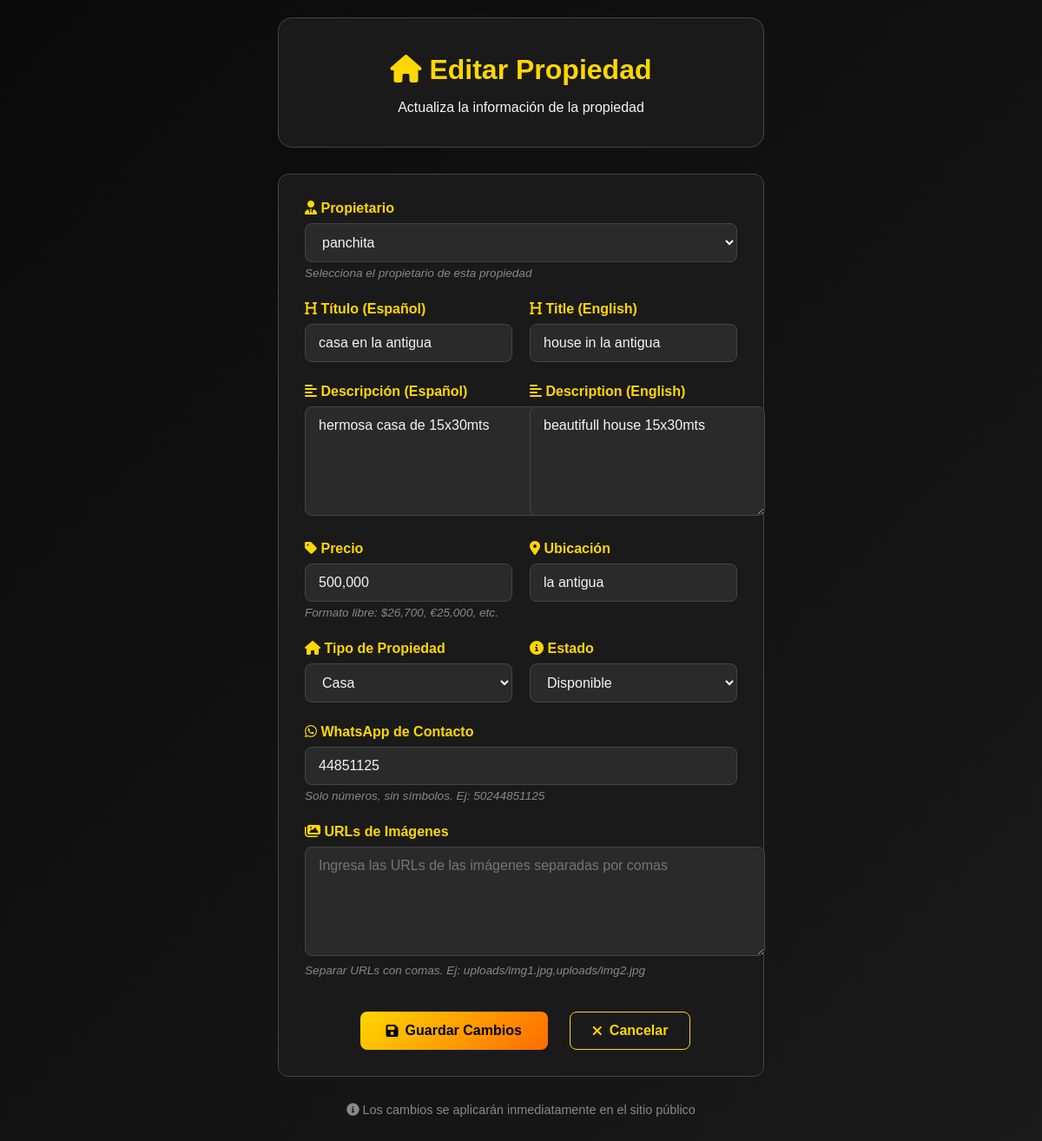
Page /crm/propiedades/editar/1 (signed in) on the committed database.
### tables this page shows
CREATE TABLE propiedades (
                id INTEGER PRIMARY KEY AUTOINCREMENT,
                propietario_id INTEGER,
                titulo_es TEXT NOT NULL,
                descripcion_es TEXT,
                titulo_en TEXT NOT NULL,
                descripcion_en TEXT,
                precio TEXT,
                ubicacion TEXT,
                tipo TEXT,
                estado TEXT DEFAULT 'disponible',
                imagenes TEXT,
                whatsapp TEXT,
                fecha_creacion TEXT NOT NULL,
                activo INTEGER DEFAULT 1,
                FOREIGN KEY (propietario_id) REFERENCES propietarios (id)
            );

CREATE TABLE propietarios (
                id INTEGER PRIMARY KEY AUTOINCREMENT,
                nombre TEXT NOT NULL,
                email TEXT,
                telefono TEXT,
                fecha_registro TEXT NOT NULL,
                activo INTEGER DEFAULT 1
            );

### app.py (the view, shortened to what this page needs)
@app.route('/crm/propiedades/editar/<int:propiedad_id>', methods=['GET', 'POST'])
def crm_editar_propiedad(propiedad_id):
    if not session.get('crm_logged_in'):
        return redirect(url_for('crm_login'))
    propiedades = get_all_propiedades()
    propiedad_actual = next((p for p in propiedades if p['id'] == propiedad_id), None)
    if not propiedad_actual:
        return "Propiedad no encontrada", 404
    propietarios = get_all_propietarios()
    return render_template('crm_editar_propiedad.html',
                         propiedad=propiedad_actual,
                         propietarios=propietarios)

### app.py (called while the page is built)
def get_db_path():
    return 'terrazen.db'

def get_all_propietarios():
    try:
        conn = sqlite3.connect(get_db_path())
        cursor = conn.cursor()
        cursor.execute('SELECT * FROM propietarios WHERE activo = 1 ORDER BY nombre')
        rows = cursor.fetchall()
        propietarios = []
        for row in rows:
            propietarios.append({
                'id': row[0],
                'nombre': row[1],
                'email': row[2],
                'telefono': row[3],
                'fecha_registro': row[4]
            })
        conn.close()
        return propietarios
    except Exception as e:
        print(f"Error obteniendo propietarios: {e}")
        return []

### templates/crm_editar_propiedad.html (shortened to what this page needs)
<!DOCTYPE html>
<html lang="es">
<head>
    <link rel="stylesheet" href="{{ url_for('static', filename='style.css') }}">
    <link rel="stylesheet" href="https://cdnjs.cloudflare.com/ajax/libs/font-awesome/6.4.0/css/all.min.css">
</head>
<body>
    <div class="crm-container">
        <div class="crm-header">
            <h1><i class="fas fa-home"></i> Editar Propiedad</h1>
            <p>Actualiza la información de la propiedad</p>
        </div>
        <div class="form-container">
            <form method="POST">
                <div class="form-group">
                    <label for="propietario_id">
                        <i class="fas fa-user-tie"></i> Propietario
                    </label>
                    <select id="propietario_id" name="propietario_id" required>
                        {% for prop in propietarios %}
                        <option value="{{ prop.id }}"
                                {% if prop.id == propiedad.propietario_id %}selected{% endif %}>
                            {{ prop.nombre }}
                        </option>
                        {% endfor %}
                    </select>
                    <div class="field-info">Selecciona el propietario de esta propiedad</div>
                </div>
                <div class="form-row">
                    <div class="form-group">
                        <label for="titulo_es">
                            <i class="fas fa-heading"></i> Título (Español)
                        </label>
                        <input type="text" id="titulo_es" name="titulo_es"
                               value="{{ propiedad.titulo_es }}"
                               placeholder="Ej: Terreno en Monterrico" required>
                    </div>
                    <div class="form-group">
                        <label for="titulo_en">
                            <i class="fas fa-heading"></i> Title (English)
                        </label>
                        <input type="text" id="titulo_en" name="titulo_en"
                               value="{{ propiedad.titulo_en }}"
                               placeholder="Ej: Land in Monterrico" required>
                    </div>
                </div>
                <div class="form-row">
                    <div class="form-group">
                        <label for="descripcion_es">
                            <i class="fas fa-align-left"></i> Descripción (Español)
                        </label>
                        <textarea id="descripcion_es" name="descripcion_es"
                                  placeholder="Describe la propiedad en español">{{ propiedad.descripcion_es or '' }}</textarea>
                    </div>
                    <div class="form-group">
                        <label for="descripcion_en">
                            <i class="fas fa-align-left"></i> Description (English)
                        </label>
                        <textarea id="descripcion_en" name="descripcion_en"
                                  placeholder="Describe the property in English">{{ propiedad.descripcion_en or '' }}</textarea>
                    </div>
                </div>
                <div class="form-row">
                    <div class="form-group">
                        <label for="precio">
                            <i class="fas fa-tag"></i> Precio
                        </label>
                        <input type="text" id="precio" name="precio"
                               value="{{ propiedad.precio or '' }}"
                               placeholder="Ej: $26,700">
                        <div class="field-info">Formato libre: $26,700, €25,000, etc.</div>
                    </div>
                    <div class="form-group">
                        <label for="ubicacion">
                            <i class="fas fa-map-marker-alt"></i> Ubicación
                        </label>
                        <input type="text" id="ubicacion" name="ubicacion"
                               value="{{ propiedad.ubicacion or '' }}"
                               placeholder="Ej: Monterrico, Guatemala">
                    </div>
                </div>
                <div class="form-row">
                    <div class="form-group">
                        <label for="tipo">
                            <i class="fas fa-home"></i> Tipo de Propiedad
                        </label>
                        <select id="tipo" name="tipo">
                            <option value="casa" {% if propiedad.tipo == 'casa' %}selected{% endif %}>Casa</option>
                        </select>
                    </div>
                    <div class="form-group">
                        <label for="estado">
                            <i class="fas fa-info-circle"></i> Estado
                        </label>
                        <select id="estado" name="estado">
                            <option value="disponible" {% if propiedad.estado == 'disponible' %}selected{% endif %}>Disponible</option>
                        </select>
                    </div>
                </div>
                <div class="form-group">
                    <label for="whatsapp">
                        <i class="fab fa-whatsapp"></i> WhatsApp de Contacto
                    </label>
                    <input type="text" id="whatsapp" name="whatsapp"
                           value="{{ propiedad.whatsapp or '' }}"
                           placeholder="Ej: 50244851125">
                    <div class="field-info">Solo números, sin símbolos. Ej: 50244851125</div>
                </div>
                <div class="form-group">
                    <label for="imagenes">
                        <i class="fas fa-images"></i> URLs de Imágenes
                    </label>
                    <textarea id="imagenes" name="imagenes"
                              placeholder="Ingresa las URLs de las imágenes separadas por comas">
{% for img in propiedad.imagenes %}{{ img }}{% if not loop.last %},{% endif %}{% endfor %}</textarea>
                    <div class="field-info">Separar URLs con comas. Ej: uploads/img1.jpg,uploads/img2.jpg</div>
                </div>
                <div class="form-actions">
                    <button type="submit" class="btn-primary">
                        <i class="fas fa-save"></i> Guardar Cambios
                    </button>
                    <a href="/crm/propiedades" class="btn-secondary">
                        <i class="fas fa-times"></i> Cancelar
                    </a>
                </div>
            </form>
        </div>
        <div style="text-align: center; color: #888; font-size: 0.9rem;">
            <p><i class="fas fa-info-circle"></i> Los cambios se aplicarán inmediatamente en el sitio público</p>
        </div>
    </div>
</body>
</html>

### static/style.css (style rules this page uses)
body { margin: 0; font-family: 'Poppins', sans-serif; background: linear-gradient(135deg, #0a0a0a, #1a1a1a); color: #f4f4f4; display: flex; justify-content: center; align-items: center; min-height: 100vh; }
.form-container { max-width: 500px; margin: 0 auto; padding: 30px; }
.form-group { margin-bottom: 20px; }
.form-group label { display: block; margin-bottom: 5px; font-weight: bold; color: #333; }
.form-group input { width: 100%; padding: 12px; border: 1px solid #ddd; border-radius: 5px; font-size: 16px; box-sizing: border-box; }
.btn-primary { display: inline-block; padding: 12px 25px; background-color: #2c5aa0; color: white; text-decoration: none; border-radius: 5px; margin: 0 10px; }
.form-group label:after { content: ""; }

### templates/crm_editar_propiedad.html (style rules this page uses)
.crm-container { max-width: 800px; margin: 0 auto; padding: 20px; color: #f4f4f4; }
.crm-header { text-align: center; margin-bottom: 30px; padding: 20px; background: #1a1a1a; border-radius: 16px; border: 1px solid #444; }
.crm-header h1 { color: #ffd700; margin-bottom: 10px; }
.form-container { background: #1a1a1a; border: 1px solid #444; border-radius: 12px; padding: 30px; margin-bottom: 30px; }
.form-group { margin-bottom: 25px; }
.form-group label { display: block; margin-bottom: 8px; color: #ffd700; font-weight: 600; }
.form-group input, .form-group select, .form-group textarea { width: 100%; padding: 12px 15px; background: #2a2a2a; border: 1px solid #444; border-radius: 8px; color: #f4f4f4; font-size: 1rem; transition: all 0.3s ease; font-family: inherit; }
.form-group textarea { min-height: 100px; resize: vertical; }
.form-row { display: grid; grid-template-columns: 1fr 1fr; gap: 20px; }
.btn-primary { background: linear-gradient(135deg, #ffd700, #ff6b00); color: #000; padding: 12px 30px; border: none; border-radius: 8px; font-weight: 600; text-decoration: none; transition: all 0.3s ease; cursor: pointer; display: inline-flex; align-items: center; gap: 8px; font-size: 1rem; }
.btn-secondary { background: transparent; color: #ffd700; padding: 12px 25px; border: 1px solid #ffd700; border-radius: 8px; font-weight: 600; text-decoration: none; transition: all 0.3s ease; cursor: pointer; display: inline-flex; align-items: center; gap: 8px; }
.form-actions { display: flex; gap: 15px; justify-content: center; margin-top: 30px; flex-wrap: wrap; }
.field-info { font-size: 0.85rem; color: #888; margin-top: 5px; font-style: italic; }

### rows in the picture
propiedades: propietario_id "panchita", titulo_es "casa en la antigua", titulo_en "house in la antigua", descripcion_es "hermosa casa de 15x30mts", descripcion_en "beautifull house 15x30mts", precio "500,000", ubicacion "la antigua", tipo "Casa", estado "Disponible", whatsapp "44851125"
